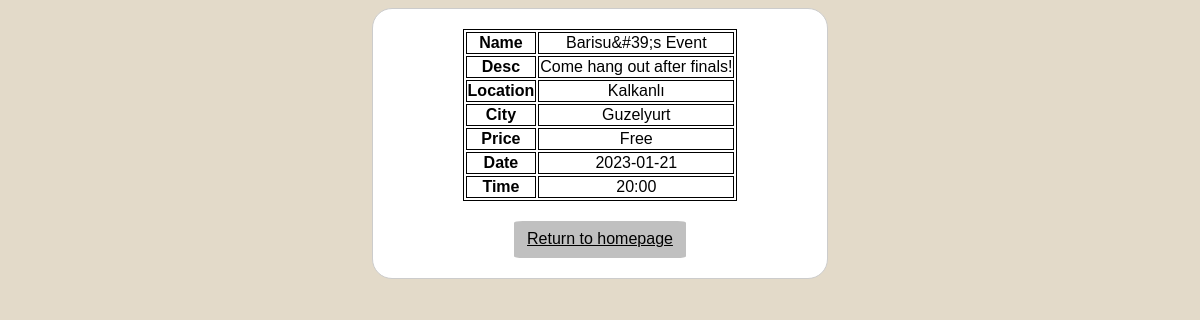
/eventinfo?id=10 (signed in), run on an earlier commit of the app's database.
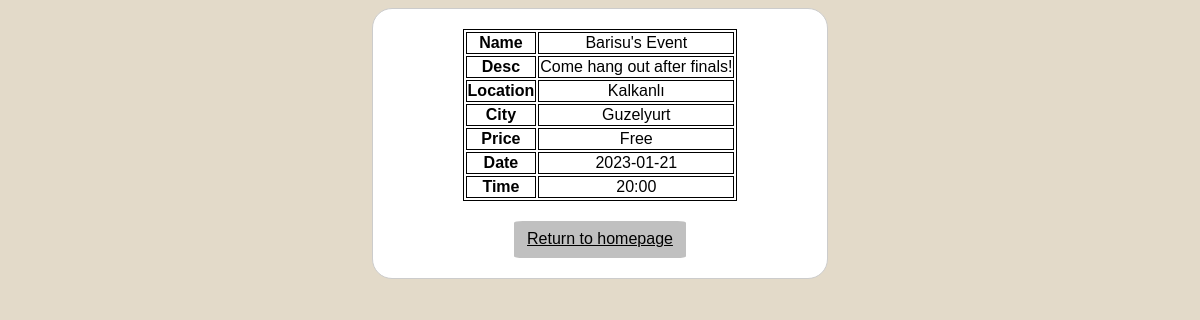
And on a later commit of the database.
### tables this page shows
CREATE TABLE "event"
(
    eventid     INTEGER
        primary key autoincrement,
    name        TEXT,
    description TEXT,
    price       FLOAT,
    date        DATE,
    time        TIME,
    isActive    BOOLEAN,
    location    TEXT,
    cityID      INTEGER
        references city,
    username    TEXT
        references user
);

CREATE TABLE city(cityID INTEGER PRIMARY KEY AUTOINCREMENT, cityname TEXT);

### main.py (the view)
@app.route("/eventinfo")
def eventInfo():
        eventID = request.args.get('id')
        conn = sqlite3.connect("eventwebsite.db")
        c = conn.cursor()
        c.execute("SELECT event.*,c.cityname FROM event JOIN city c on c.cityID = event.cityID WHERE eventid=(?)",(eventID,))
        rows = c.fetchone()
        return render_template("eventinfo.html",eventInfo=rows)

### templates/eventinfo.html (shortened to what this page needs)
<!DOCTYPE html>
<html lang="en">
<head>
    <link rel="stylesheet" href="/static/style.css">
</head>
<body>
<div class="table">
    <table align="center" >
        <tr>
            <th>Name</th>
            <td>{{ eventInfo[1] }}</td>
        </tr>
        <tr>
            <th>Desc</th>
            <td>{{ eventInfo[2] }}</td>
        </tr>
        <tr>
            <th>Location</th>
            <td>{{ eventInfo[7] }}</td>
        </tr>
        <tr>
            <th>City</th>
            <td>{{ eventInfo[10] }}</td>
        </tr>
        <tr>
            <th>Price</th>
            <td>{{ eventInfo[3] }}</td>
        </tr>
        <tr>
            <th>Date</th>
            <td>{{ eventInfo[4] }}</td>
        </tr>
        <tr>
            <th>Time</th>
            <td>{{ eventInfo[5] }}</td>
        </tr>
    </table>
    <a href="{{ url_for('index') }}" class="btn">Return to homepage</a>
</div>
</body>
</html>

### static/style.css (style rules this page uses)
body { font-family: Arial, sans-serif; background-color: #e3dac9; }
table, th, td { border:1px solid black; }
.table { width: 35%; margin: 0 auto; background-color: white; border: 1px solid #ccc; border-radius: 20px; padding: 20px; text-align: center; justify-items: center; }
.btn { color: black; background-color: #C0C0C0; display: inline-block; border: 1px solid transparent; padding: 6px 12px; line-height: 1.42857143; border-radius: 5%; text-align: center; }

What changed in the data, as far as the page shows it:
changed event "Come hang out after finals!": name "Barisu&#39;s Event" → "Barisu's Event"
